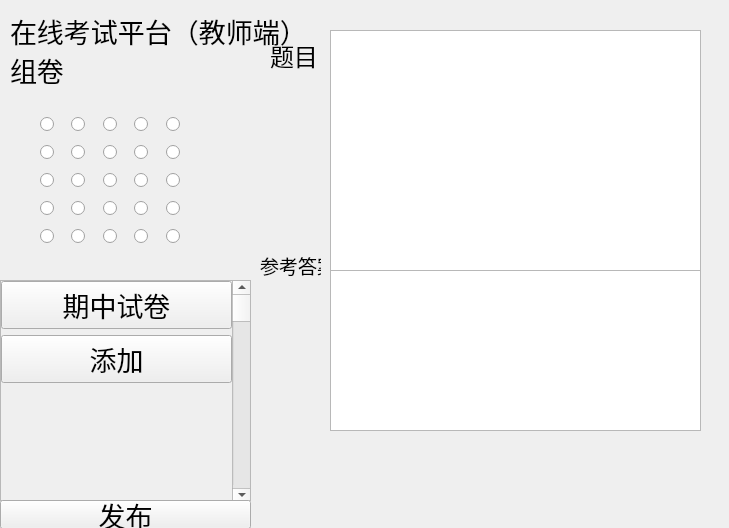
<?xml version="1.0" encoding="UTF-8"?>
<ui version="4.0">
 <class>teacherpaper</class>
 <widget class="QWidget" name="teacherpaper">
  <property name="geometry">
   <rect>
    <x>0</x>
    <y>0</y>
    <width>729</width>
    <height>528</height>
   </rect>
  </property>
  <property name="windowTitle">
   <string>Form</string>
  </property>
  <widget class="QLabel" name="label">
   <property name="geometry">
    <rect>
     <x>10</x>
     <y>0</y>
     <width>291</width>
     <height>61</height>
    </rect>
   </property>
   <property name="font">
    <font>
     <pointsize>20</pointsize>
    </font>
   </property>
   <property name="text">
    <string>在线考试平台（教师端）</string>
   </property>
  </widget>
  <widget class="QLabel" name="label_2">
   <property name="geometry">
    <rect>
     <x>10</x>
     <y>40</y>
     <width>121</width>
     <height>61</height>
    </rect>
   </property>
   <property name="text">
    <string>&lt;html&gt;&lt;head/&gt;&lt;body&gt;&lt;p&gt;&lt;span style=&quot; font-size:20pt;&quot;&gt;组卷&lt;/span&gt;&lt;/p&gt;&lt;/body&gt;&lt;/html&gt;</string>
   </property>
  </widget>
  <widget class="QScrollArea" name="scrollArea">
   <property name="geometry">
    <rect>
     <x>0</x>
     <y>280</y>
     <width>251</width>
     <height>221</height>
    </rect>
   </property>
   <property name="widgetResizable">
    <bool>true</bool>
   </property>
   <widget class="QWidget" name="scrollAreaWidgetContents">
    <property name="geometry">
     <rect>
      <x>0</x>
      <y>0</y>
      <width>249</width>
      <height>219</height>
     </rect>
    </property>
    <widget class="QScrollBar" name="verticalScrollBar">
     <property name="geometry">
      <rect>
       <x>231</x>
       <y>0</y>
       <width>20</width>
       <height>221</height>
      </rect>
     </property>
     <property name="orientation">
      <enum>Qt::Vertical</enum>
     </property>
    </widget>
    <widget class="QWidget" name="verticalLayoutWidget">
     <property name="geometry">
      <rect>
       <x>0</x>
       <y>0</y>
       <width>231</width>
       <height>201</height>
      </rect>
     </property>
     <layout class="QVBoxLayout" name="verticalLayout">
      <item>
       <widget class="QPushButton" name="pushButton">
        <property name="font">
         <font>
          <family>华文中宋</family>
          <pointsize>20</pointsize>
         </font>
        </property>
        <property name="text">
         <string>期中试卷</string>
        </property>
       </widget>
      </item>
      <item>
       <widget class="QPushButton" name="pushButton_3">
        <property name="font">
         <font>
          <family>华文中宋</family>
          <pointsize>20</pointsize>
         </font>
        </property>
        <property name="text">
         <string>添加</string>
        </property>
       </widget>
      </item>
      <item>
       <spacer name="verticalSpacer">
        <property name="orientation">
         <enum>Qt::Vertical</enum>
        </property>
        <property name="sizeHint" stdset="0">
         <size>
          <width>20</width>
          <height>40</height>
         </size>
        </property>
       </spacer>
      </item>
     </layout>
    </widget>
   </widget>
  </widget>
  <widget class="QPushButton" name="pushButton_2">
   <property name="geometry">
    <rect>
     <x>0</x>
     <y>500</y>
     <width>251</width>
     <height>29</height>
    </rect>
   </property>
   <property name="font">
    <font>
     <family>华文中宋</family>
     <pointsize>20</pointsize>
    </font>
   </property>
   <property name="text">
    <string>发布</string>
   </property>
  </widget>
  <widget class="QWidget" name="gridLayoutWidget">
   <property name="geometry">
    <rect>
     <x>40</x>
     <y>110</y>
     <width>151</width>
     <height>141</height>
    </rect>
   </property>
   <layout class="QGridLayout" name="gridLayout">
    <item row="2" column="3">
     <widget class="QRadioButton" name="radioButton_19">
      <property name="text">
       <string/>
      </property>
     </widget>
    </item>
    <item row="4" column="1">
     <widget class="QRadioButton" name="radioButton_21">
      <property name="text">
       <string/>
      </property>
     </widget>
    </item>
    <item row="4" column="2">
     <widget class="QRadioButton" name="radioButton_18">
      <property name="text">
       <string/>
      </property>
     </widget>
    </item>
    <item row="1" column="1">
     <widget class="QRadioButton" name="radioButton_6">
      <property name="text">
       <string/>
      </property>
     </widget>
    </item>
    <item row="2" column="2">
     <widget class="QRadioButton" name="radioButton_10">
      <property name="text">
       <string/>
      </property>
     </widget>
    </item>
    <item row="3" column="0">
     <widget class="QRadioButton" name="radioButton_13">
      <property name="text">
       <string/>
      </property>
     </widget>
    </item>
    <item row="3" column="2">
     <widget class="QRadioButton" name="radioButton_16">
      <property name="text">
       <string/>
      </property>
     </widget>
    </item>
    <item row="3" column="1">
     <widget class="QRadioButton" name="radioButton_14">
      <property name="text">
       <string/>
      </property>
     </widget>
    </item>
    <item row="4" column="0">
     <widget class="QRadioButton" name="radioButton_17">
      <property name="text">
       <string/>
      </property>
     </widget>
    </item>
    <item row="0" column="1">
     <widget class="QRadioButton" name="radioButton_3">
      <property name="text">
       <string/>
      </property>
     </widget>
    </item>
    <item row="1" column="2">
     <widget class="QRadioButton" name="radioButton_7">
      <property name="text">
       <string/>
      </property>
     </widget>
    </item>
    <item row="2" column="0">
     <widget class="QRadioButton" name="radioButton_2">
      <property name="text">
       <string/>
      </property>
     </widget>
    </item>
    <item row="0" column="0">
     <widget class="QRadioButton" name="radioButton_4">
      <property name="text">
       <string/>
      </property>
     </widget>
    </item>
    <item row="1" column="0">
     <widget class="QRadioButton" name="radioButton">
      <property name="text">
       <string/>
      </property>
     </widget>
    </item>
    <item row="0" column="2">
     <widget class="QRadioButton" name="radioButton_8">
      <property name="text">
       <string/>
      </property>
     </widget>
    </item>
    <item row="4" column="3">
     <widget class="QRadioButton" name="radioButton_23">
      <property name="text">
       <string/>
      </property>
     </widget>
    </item>
    <item row="2" column="1">
     <widget class="QRadioButton" name="radioButton_5">
      <property name="text">
       <string/>
      </property>
     </widget>
    </item>
    <item row="3" column="3">
     <widget class="QRadioButton" name="radioButton_22">
      <property name="text">
       <string/>
      </property>
     </widget>
    </item>
    <item row="1" column="3">
     <widget class="QRadioButton" name="radioButton_24">
      <property name="text">
       <string/>
      </property>
     </widget>
    </item>
    <item row="2" column="4">
     <widget class="QRadioButton" name="radioButton_26">
      <property name="text">
       <string/>
      </property>
     </widget>
    </item>
    <item row="0" column="3">
     <widget class="QRadioButton" name="radioButton_25">
      <property name="text">
       <string/>
      </property>
     </widget>
    </item>
    <item row="4" column="4">
     <widget class="QRadioButton" name="radioButton_27">
      <property name="text">
       <string/>
      </property>
     </widget>
    </item>
    <item row="3" column="4">
     <widget class="QRadioButton" name="radioButton_28">
      <property name="text">
       <string/>
      </property>
     </widget>
    </item>
    <item row="0" column="4">
     <widget class="QRadioButton" name="radioButton_30">
      <property name="text">
       <string/>
      </property>
     </widget>
    </item>
    <item row="1" column="4">
     <widget class="QRadioButton" name="radioButton_29">
      <property name="text">
       <string/>
      </property>
     </widget>
    </item>
   </layout>
  </widget>
  <widget class="QStackedWidget" name="stackedWidget">
   <property name="geometry">
    <rect>
     <x>260</x>
     <y>30</y>
     <width>451</width>
     <height>421</height>
    </rect>
   </property>
   <property name="font">
    <font>
     <pointsize>18</pointsize>
    </font>
   </property>
   <property name="currentIndex">
    <number>1</number>
   </property>
   <widget class="QWidget" name="page_3">
    <widget class="QTextEdit" name="textEdit">
     <property name="geometry">
      <rect>
       <x>60</x>
       <y>0</y>
       <width>391</width>
       <height>151</height>
      </rect>
     </property>
    </widget>
    <widget class="QTextEdit" name="textEdit_2">
     <property name="geometry">
      <rect>
       <x>60</x>
       <y>150</y>
       <width>391</width>
       <height>51</height>
      </rect>
     </property>
    </widget>
    <widget class="QTextEdit" name="textEdit_3">
     <property name="geometry">
      <rect>
       <x>60</x>
       <y>200</y>
       <width>391</width>
       <height>51</height>
      </rect>
     </property>
    </widget>
    <widget class="QTextEdit" name="textEdit_4">
     <property name="geometry">
      <rect>
       <x>60</x>
       <y>250</y>
       <width>391</width>
       <height>51</height>
      </rect>
     </property>
    </widget>
    <widget class="QTextEdit" name="textEdit_5">
     <property name="geometry">
      <rect>
       <x>60</x>
       <y>300</y>
       <width>391</width>
       <height>51</height>
      </rect>
     </property>
    </widget>
    <widget class="QLabel" name="label_3">
     <property name="geometry">
      <rect>
       <x>0</x>
       <y>0</y>
       <width>51</width>
       <height>51</height>
      </rect>
     </property>
     <property name="text">
      <string>题目</string>
     </property>
    </widget>
    <widget class="QLabel" name="label_4">
     <property name="geometry">
      <rect>
       <x>0</x>
       <y>110</y>
       <width>61</width>
       <height>41</height>
      </rect>
     </property>
     <property name="text">
      <string>选项</string>
     </property>
    </widget>
    <widget class="QLabel" name="label_5">
     <property name="geometry">
      <rect>
       <x>40</x>
       <y>150</y>
       <width>21</width>
       <height>21</height>
      </rect>
     </property>
     <property name="font">
      <font>
       <pointsize>18</pointsize>
      </font>
     </property>
     <property name="text">
      <string>A.</string>
     </property>
    </widget>
    <widget class="QLabel" name="label_6">
     <property name="geometry">
      <rect>
       <x>40</x>
       <y>200</y>
       <width>21</width>
       <height>21</height>
      </rect>
     </property>
     <property name="font">
      <font>
       <pointsize>18</pointsize>
      </font>
     </property>
     <property name="text">
      <string>B.</string>
     </property>
    </widget>
    <widget class="QLabel" name="label_7">
     <property name="geometry">
      <rect>
       <x>40</x>
       <y>300</y>
       <width>21</width>
       <height>21</height>
      </rect>
     </property>
     <property name="font">
      <font>
       <pointsize>18</pointsize>
      </font>
     </property>
     <property name="text">
      <string>D.</string>
     </property>
    </widget>
    <widget class="QLabel" name="label_8">
     <property name="geometry">
      <rect>
       <x>40</x>
       <y>250</y>
       <width>21</width>
       <height>21</height>
      </rect>
     </property>
     <property name="font">
      <font>
       <pointsize>18</pointsize>
      </font>
     </property>
     <property name="text">
      <string>C.</string>
     </property>
    </widget>
    <widget class="QLabel" name="label_9">
     <property name="geometry">
      <rect>
       <x>0</x>
       <y>30</y>
       <width>51</width>
       <height>31</height>
      </rect>
     </property>
     <property name="font">
      <font>
       <pointsize>12</pointsize>
      </font>
     </property>
     <property name="text">
      <string>选择题</string>
     </property>
    </widget>
    <widget class="QTextEdit" name="textEdit_6">
     <property name="geometry">
      <rect>
       <x>60</x>
       <y>380</y>
       <width>61</width>
       <height>41</height>
      </rect>
     </property>
    </widget>
    <widget class="QLabel" name="label_10">
     <property name="geometry">
      <rect>
       <x>10</x>
       <y>360</y>
       <width>71</width>
       <height>21</height>
      </rect>
     </property>
     <property name="font">
      <font>
       <pointsize>14</pointsize>
      </font>
     </property>
     <property name="text">
      <string>参考答案：</string>
     </property>
    </widget>
   </widget>
   <widget class="QWidget" name="page_5">
    <widget class="QLabel" name="label_13">
     <property name="geometry">
      <rect>
       <x>10</x>
       <y>10</y>
       <width>61</width>
       <height>31</height>
      </rect>
     </property>
     <property name="text">
      <string>题目</string>
     </property>
    </widget>
    <widget class="QTextEdit" name="textEdit_9">
     <property name="geometry">
      <rect>
       <x>70</x>
       <y>0</y>
       <width>371</width>
       <height>241</height>
      </rect>
     </property>
    </widget>
    <widget class="QLabel" name="label_14">
     <property name="geometry">
      <rect>
       <x>0</x>
       <y>220</y>
       <width>61</width>
       <height>31</height>
      </rect>
     </property>
     <property name="font">
      <font>
       <pointsize>14</pointsize>
      </font>
     </property>
     <property name="text">
      <string>参考答案</string>
     </property>
    </widget>
    <widget class="QTextEdit" name="textEdit_10">
     <property name="geometry">
      <rect>
       <x>70</x>
       <y>240</y>
       <width>371</width>
       <height>161</height>
      </rect>
     </property>
    </widget>
   </widget>
   <widget class="QWidget" name="page_4">
    <widget class="QTextEdit" name="textEdit_7">
     <property name="geometry">
      <rect>
       <x>70</x>
       <y>0</y>
       <width>371</width>
       <height>241</height>
      </rect>
     </property>
    </widget>
    <widget class="QLabel" name="label_11">
     <property name="geometry">
      <rect>
       <x>10</x>
       <y>0</y>
       <width>71</width>
       <height>41</height>
      </rect>
     </property>
     <property name="font">
      <font>
       <pointsize>18</pointsize>
      </font>
     </property>
     <property name="text">
      <string>题目</string>
     </property>
    </widget>
    <widget class="QTextEdit" name="textEdit_8">
     <property name="geometry">
      <rect>
       <x>70</x>
       <y>240</y>
       <width>371</width>
       <height>161</height>
      </rect>
     </property>
    </widget>
    <widget class="QLabel" name="label_12">
     <property name="geometry">
      <rect>
       <x>0</x>
       <y>220</y>
       <width>71</width>
       <height>31</height>
      </rect>
     </property>
     <property name="font">
      <font>
       <pointsize>14</pointsize>
      </font>
     </property>
     <property name="text">
      <string>参考答案</string>
     </property>
    </widget>
   </widget>
  </widget>
 </widget>
 <resources/>
 <connections/>
</ui>
